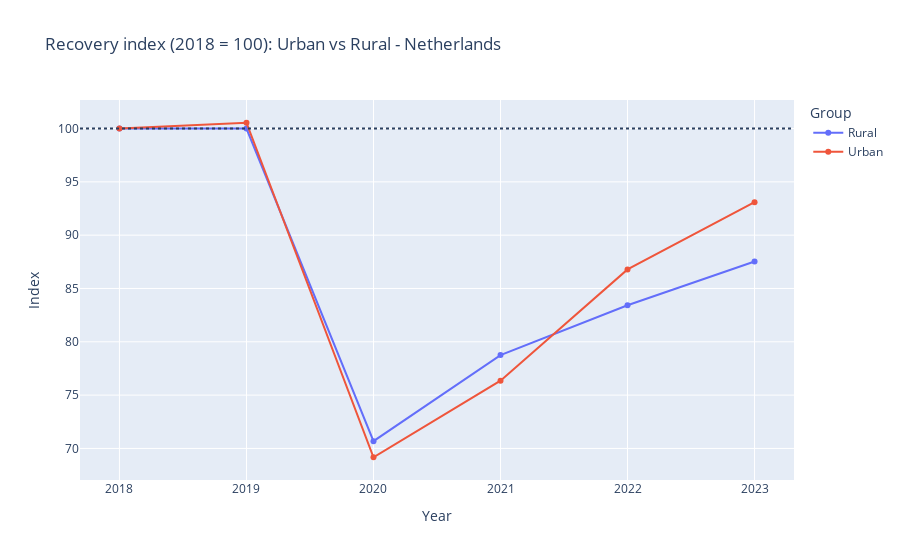

The notebook cell saved with this chart:
### Code cell
# Urban vs Rural (compact, no pivot/melt) — uses df and ref_year defined above

# Map five levels → two groups
group_map = {
    "Extremely urbanised": "Urban",
    "Strongly urbanised": "Urban",
    "Moderately urbanised": "Urban",
    "Hardly urbanised": "Rural",
    "Not urbanised": "Rural",
}

# Prepare subset and group per year
uvr = df[["Periods", "Region characteristics", "Total travel"]].copy()
uvr["Group"] = uvr["Region characteristics"].map(group_map)
uvr = (uvr.groupby(["Periods", "Group"], as_index=False)["Total travel"]
          .sum()
          .sort_values(["Group", "Periods"]))
# Define baseline per group (for the reference year)
base_grp = (
    uvr.loc[uvr["Periods"] == ref_year]
       .set_index("Group")["Total travel"]
)


# Index = current value / baseline * 100
uvr["Index"] = uvr["Total travel"] / uvr["Group"].map(base_grp) * 100

# Plot Urban vs Rural recovery
fig2 = px.line(
    uvr, x="Periods", y="Index", color="Group", markers=True,
    title=f"Recovery index ({ref_year} = 100): Urban vs Rural - Netherlands",
    labels={"Periods": "Year", "Index": f"Index "}
)
fig2.add_hline(y=100, line_dash="dot")
fig2.show()

### Figure 1 — Plotly figure (JSON) as saved in the notebook; plotly's stock layout.template omitted (floating-point values rounded to 4 significant figures)
{"data": [{"hovertemplate": "Group=Rural<br>Year=%{x}<br>Index =%{y}<extra></extra>", "legendgroup": "Rural", "line": {"color": "#636efa", "dash": "solid"}, "marker": {"symbol": "circle"}, "mode": "lines+markers", "name": "Rural", "orientation": "v", "showlegend": true, "type": "scatter", "x": [2018, 2019, 2020, 2021, 2022, 2023], "xaxis": "x", "y": [100, 100, 70.68, 78.75, 83.43, 87.54], "yaxis": "y"}, {"hovertemplate": "Group=Urban<br>Year=%{x}<br>Index =%{y}<extra></extra>", "legendgroup": "Urban", "line": {"color": "#EF553B", "dash": "solid"}, "marker": {"symbol": "circle"}, "mode": "lines+markers", "name": "Urban", "orientation": "v", "showlegend": true, "type": "scatter", "x": [2018, 2019, 2020, 2021, 2022, 2023], "xaxis": "x", "y": [100, 100.5, 69.17, 76.36, 86.79, 93.09], "yaxis": "y"}], "layout": {"legend": {"title": {"text": "Group"}, "tracegroupgap": 0}, "shapes": [{"line": {"dash": "dot"}, "type": "line", "x0": 0, "x1": 1, "xref": "x domain", "y0": 100, "y1": 100, "yref": "y"}], "title": {"text": "Recovery index (2018 = 100): Urban vs Rural - Netherlands"}, "xaxis": {"anchor": "y", "domain": [0, 1], "title": {"text": "Year"}}, "yaxis": {"anchor": "x", "domain": [0, 1], "title": {"text": "Index "}}}}
